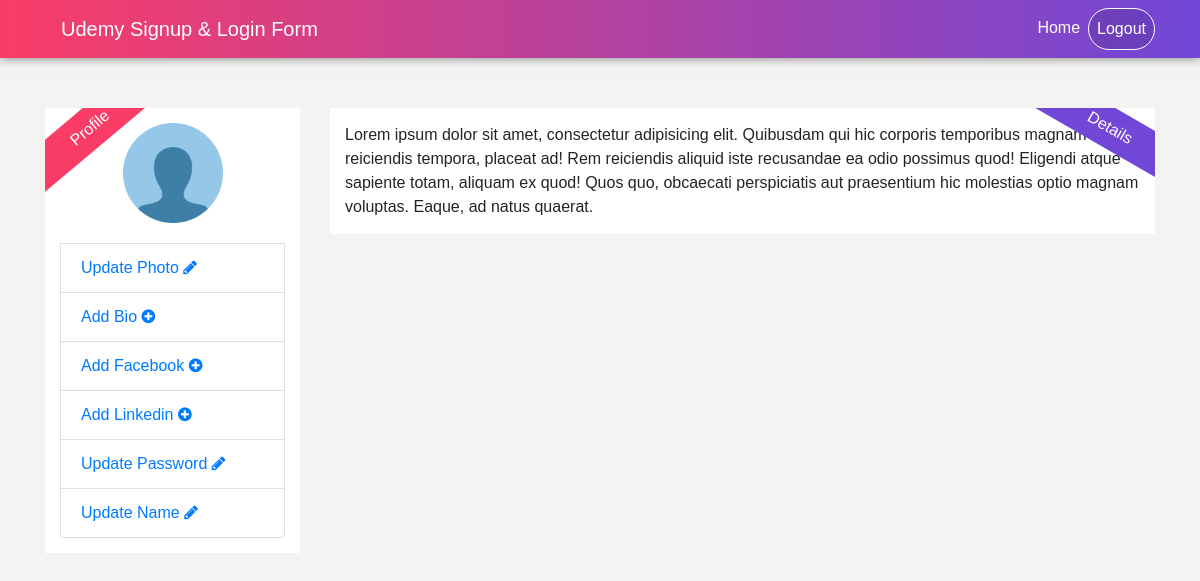
Page /profile/index.php (signed in) on the earlier database version.
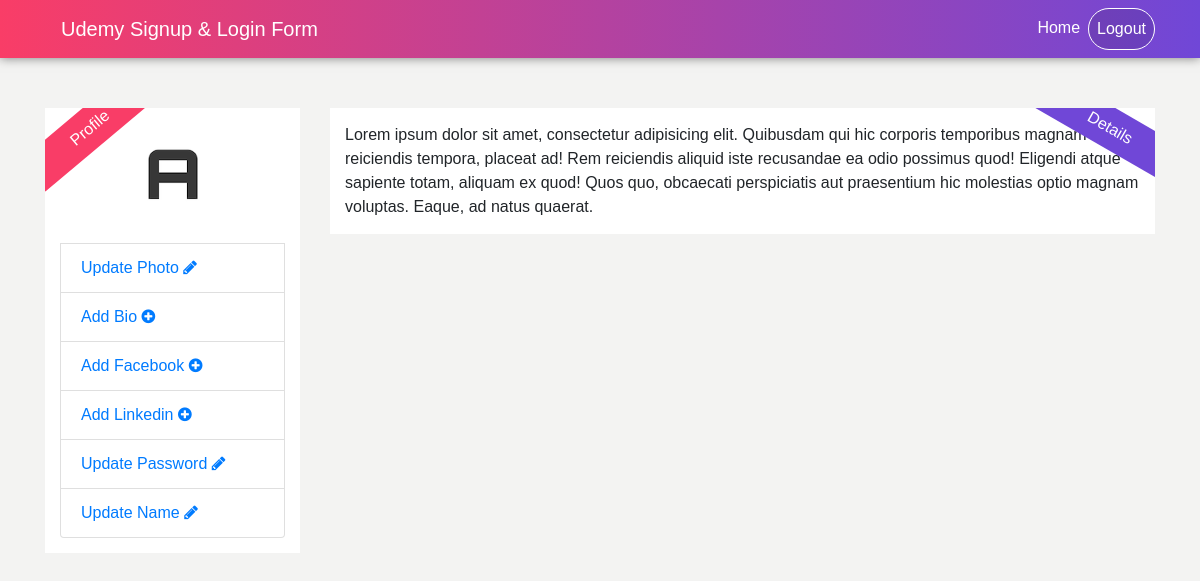
Same page on the later database version.
### tables this page shows
CREATE TABLE IF NOT EXISTS `users` (
  `id` int(255) NOT NULL AUTO_INCREMENT,
  `name` varchar(255) NOT NULL,
  `email` varchar(255) NOT NULL,
  `password` varchar(255) NOT NULL,
  `image` varchar(255) NOT NULL,
  `bio` text NOT NULL,
  `facebook` varchar(255) NOT NULL,
  `linkedin` int(255) NOT NULL,
  PRIMARY KEY (`id`)
);

### profile/function/func.php (the view, shortened to what this page needs)
<?php
function links(){
	global $db;
	$query = $db->prepare("SELECT * FROM `users` where id = :id");
	$query->bindParam(":id",$_SESSION["id"]);
	$query->execute();
	$result = $query->fetch(PDO::FETCH_OBJ);
	if(empty(trim($result->image))){
		$photo = "<img src='./img/no_img.png' class='user_img'/>";
		$photo_link = "<a href='add_photo.php'>Update Photo <i class='fa fa-pencil'></i></a>";
	}else{
		$photo = "<img src='./img/{$result->image}' class='user_img'>";
		$photo_link = "<a href='add_photo.php'>Update Photo <i class='fa fa-pencil'></i></a>";
	}
	if(empty(trim($result->bio))){
		$bio = "<a href=''>Add Bio <i class='fa fa-plus-circle'></i></a>";
	}else{
		$bio = "<a href=''>Update Bio <i class='fa fa-pencil'></i></a>";
	}
	if(empty(trim($result->facebook))){
		$facebook = "<a href=''>Add Facebook <i class='fa fa-plus-circle'></i></a>";
	}else{
		$facebook = "<a href=''>Update Facebook <i class='fa fa-pencil'></i></a>";
	}
	if(empty(trim($result->linkedin))){
		$linkedin = "<a href=''>Add Linkedin <i class='fa fa-plus-circle'></i></a>";
	}else{
		$linkedin = "<a href=''>Update Linkedin <i class='fa fa-pencil'></i></a>";
	}
	echo "<ul class='list-group'>
		$photo
		<li class='list-group-item first-li'>$photo_link</li>
		<li class='list-group-item'>$bio</li>
		<li class='list-group-item'>$facebook</li>
		<li class='list-group-item'>$linkedin</li>
		<li class='list-group-item'><a href=''>Update Password <i class='fa fa-pencil'></i> </a></li>
		<li class='list-group-item'><a href=''>Update Name <i class='fa fa-pencil'></i> </a></li>
	</ul>";
}
?>

### profile/index.php (shortened to what this page needs)
<?php
require_once __DIR__.DIRECTORY_SEPARATOR."..".DIRECTORY_SEPARATOR."connection".DIRECTORY_SEPARATOR."db.php";
require_once __DIR__.DIRECTORY_SEPARATOR."function".DIRECTORY_SEPARATOR."func.php";
?>
<!DOCTYPE html>
<html lang="en">
<head>
	<link rel="stylesheet" href="../assets/css/bootstrap.min.css" />
	<link rel="stylesheet" href="../assets/font-awesome/css/font-awesome.min.css" />
	<link rel="stylesheet" href="../assets/css/styles.css" />
	<link rel="stylesheet" href="../assets/css/profile.css" />
</head>
<body>
	<?php require_once __DIR__.DIRECTORY_SEPARATOR."..".DIRECTORY_SEPARATOR."parts".DIRECTORY_SEPARATOR."navigation.php"; ?>
	<div class="container contents">
		<div class="row">
			<div class="col-md-3">
				<div class="left-area">
					<?php links(); ?>
				</div>
			</div>
			<div class="col-md-9">
				<div class="right-area">
					Lorem ipsum dolor sit amet, consectetur adipisicing elit. Quibusdam qui hic corporis temporibus magnam esse reiciendis tempora, placeat ad! Rem reiciendis aliquid iste recusandae ea odio possimus quod! Eligendi atque sapiente totam, aliquam ex quod! Quos quo, obcaecati perspiciatis aut praesentium hic molestias optio magnam voluptas. Eaque, ad natus quaerat.
				</div>
			</div>
		</div>
	</div>
</body>
</html>

### parts/navigation.php (shortened to what this page needs)
<nav class="navbar navbar-expand-sm navbar-light bg-light custom-nav">
        <div class="container">
            <a href="#" class="navbar navbar-brand">Udemy Signup &amp; Login Form</a>
            <div class="collapse navbar-collapse" id="mynav">
                <ul class="navbar-nav ml-auto">
                    <li class="nav-item">
                        <a href="#" class="nav-link">Home</a>
                    </li>
                    <?php
                    if(isset($_SESSION["id"]) && !empty(trim($_SESSION["id"]))){ ?>
                        <li class="nav-item">
                            <a href="logout.php" class="nav-link btn-success logout-btn">Logout</a>
                        </li>
                    <?php } ?>
                </ul>
            </div>
        </div>
    </nav>

### assets/css/styles.css (style rules this page uses)
body { margin:0px; padding:0px; font-family:sans-serif; background-color:#f3f3f2; }
.custom-nav { background:linear-gradient(left,#f93d67,#7047d7); background:-webkit-linear-gradient(left,#f93d67,#7047d7); background:-moz-linear-gradient(left,#f93d67,#7047d7); background:-ms-linear-gradient(left,#f93d67,#7047d7); box-shadow: 0 0 10px rgba(0,0,0,0.5); }
nav.custom-nav ul li a,nav.custom-nav a { color:#fff !important; }

### assets/css/profile.css (style rules this page uses)
.contents { margin-top:50px; }
.left-area { background:#fff; padding:15px; position: relative; overflow: hidden; }
.left-area::before { content:"Profile"; position: absolute; top:0px; left:-30px; width:150px; height: 40px; line-height: 40px; text-align: center; transform: rotate(-40deg); background:#f93d67; color:#fff; }
.right-area { background:#fff; padding:15px; position: relative; overflow: hidden; }
.right-area::before { content:"Details"; position: absolute; top:0px; right:-30px; width:150px; height: 40px; line-height: 40px; text-align: center; transform: rotate(30deg); background:#7047d7; color:#fff; }
.user_img { height: 100px; width: 100px; margin:0px auto; }
.first-li { margin-top:20px; }
.logout-btn { background:rgba(0,0,0,0.1); border:1px solid #fff; border-radius: 30px; }

Differences in the rows shown:
now on this page (row edited): users: image (picture)
changed users: image " " → "1_15e282c7605bf7.png" (drawn)
